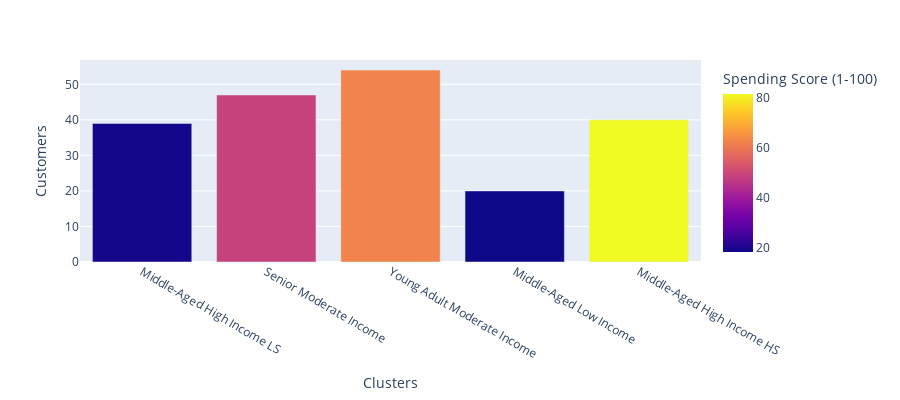

The notebook cell saved with this chart:
### Code cell
## We can to see number of customer per cluster and their spending score

fig = px.bar(X_analysis, x = X_analysis.index, y = X_analysis["No. of Obs"],
              color=X_analysis["Spending Score (1-100)"],
             labels={"No. of Obs":"Customers"}, height=400)

fig.show()

### Figure 1 — Plotly figure (JSON) as saved in the notebook; plotly's stock layout.template omitted (floating-point values rounded to 4 significant figures)
{"data": [{"alignmentgroup": "True", "hovertemplate": "Clusters=%{x}<br>Customers=%{y}<br>Spending Score (1-100)=%{marker.color}<extra></extra>", "legendgroup": "", "marker": {"color": [19.36, 48.85, 62.24, 18.35, 81.53], "coloraxis": "coloraxis", "pattern": {"shape": ""}}, "name": "", "offsetgroup": "", "orientation": "v", "showlegend": false, "textposition": "auto", "type": "bar", "x": ["Middle-Aged High Income LS", "Senior Moderate Income", "Young Adult Moderate Income ", "Middle-Aged Low Income", "Middle-Aged High Income HS"], "xaxis": "x", "y": [39, 47, 54, 20, 40], "yaxis": "y"}], "layout": {"barmode": "relative", "coloraxis": {"colorbar": {"title": {"text": "Spending Score (1-100)"}}, "colorscale": [[0, "#0d0887"], [0.1111, "#46039f"], [0.2222, "#7201a8"], [0.3333, "#9c179e"], [0.4444, "#bd3786"], [0.5556, "#d8576b"], [0.6667, "#ed7953"], [0.7778, "#fb9f3a"], [0.8889, "#fdca26"], [1, "#f0f921"]]}, "height": 400, "legend": {"tracegroupgap": 0}, "margin": {"t": 60}, "xaxis": {"anchor": "y", "domain": [0, 1], "title": {"text": "Clusters"}}, "yaxis": {"anchor": "x", "domain": [0, 1], "title": {"text": "Customers"}}}}
